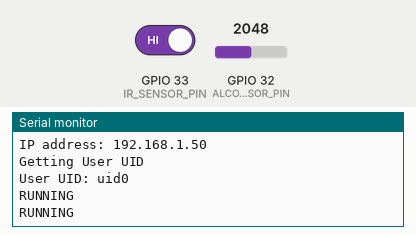
This sketch was run on a simulated ESP32. Parts: the last lines printed to the serial monitor. The test bench sets the inputs (shaded band); at power-on: GPIO 32 (ALCOHOL_SENSOR_PIN) = 2048, GPIO 33 (IR_SENSOR_PIN) HIGH (analog values on the 0–4095 scale). WiFi joins after 1.5 s; servers stay silent unless stated; the local clock reads 2024-03-15 10:24:30 at power-on unless the sketch sets it; random numbers use the default seed unless the sketch sets one.

Above: at 3.7 s.
3.8 s: GPIO 32 (ALCOHOL_SENSOR_PIN) set to 1228
At 7.9 s:
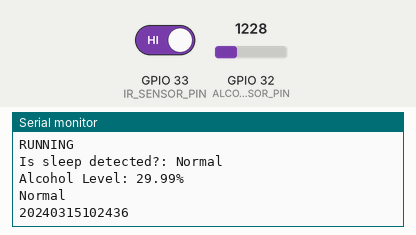
13.3 s: GPIO 33 (IR_SENSOR_PIN) driven LOW
23.1 s: GPIO 32 (ALCOHOL_SENSOR_PIN) set to 2866
At 29.29 s:
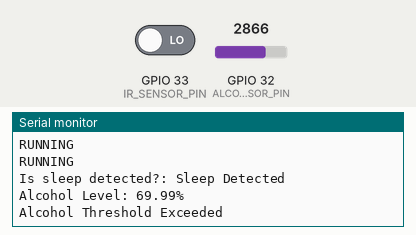

The sketch:

Driver_Monitor.ino
```cpp
#include <WiFi.h>
#include <Wire.h>
#include <Firebase_ESP_Client.h>
#include "time.h"
#include "addons/TokenHelper.h"
#include "addons/RTDBHelper.h"
String dateTime;

#define USER_EMAIL "theravabot@gmail.com"
#define USER_PASSWORD "1122334455"
#define API_KEY "AIzaSyAmhaIhOWWlPYceSdtJScVIIuZP0Rb71hM"
#define DATABASE_URL "https://project-iot-51262-default-rtdb.firebaseio.com/"

FirebaseData fbdo;
FirebaseAuth auth;
FirebaseConfig config;
String uid;
int updates = 1;
int settings = 0;
String duid = "uniib_elect";
String databasePath = duid + "/driver_monitor/";
String parentPath;
FirebaseJson json;

const char* ntpServer = "pool.ntp.org";
const char* Ssid = "DRIVER MONITOR";
const char* Password = "1122334455";

int lunch = 1;
int setting;
unsigned long Ptime = 0;
unsigned long Ctime = 0;
unsigned long runtime = 0;
int data_count;
float alcoholLevel;
int heartRate = 74;
int spo2 = 96;
const float alcoholThreshold = 50.0;
const int sleepThreshold = 300;
#define HR_THRESHOLD 120
#define SPO2_THRESHOLD 90

String alcohol_message, sleep_message, health_message, longi, lati;


const int ALCOHOL_SENSOR_PIN = 32;
const int IR_SENSOR_PIN = 33;

int count;

void setup() {
  Serial.begin(115200);
  analogReadResolution(12);
  //  analogSetAttenuation(ADC_11db);
  pinMode(ALCOHOL_SENSOR_PIN, INPUT);
  pinMode(IR_SENSOR_PIN, INPUT);

  connectToWiFi();
  configTime(3600, 0, ntpServer);

  config.api_key = API_KEY;
  auth.user.email = USER_EMAIL;
  auth.user.password = USER_PASSWORD;
  config.database_url = DATABASE_URL;

  Firebase.reconnectWiFi(true);
  fbdo.setResponseSize(4096);
  config.token_status_callback = tokenStatusCallback;
  config.max_token_generation_retry = 5;

  Firebase.begin(&config, &auth);

  Serial.println("Getting User UID");
  while ((auth.token.uid) == "") {
    Serial.print('.');
    delay(1000);
  }
  uid = auth.token.uid.c_str();
  Serial.print("User UID: ");
  Serial.println(uid);
  health_message = "---";
}

//String getTimestamp() {
//  time_t now = time(nullptr);
//  struct tm* timeinfo = localtime(&now);
//  char timeString[20];
//  strftime(timeString, sizeof(timeString), "%Y%m%d%H%M%S", timeinfo);
//  return String(timeString);
//}

void connectToWiFi() {
  WiFi.mode(WIFI_OFF);
  delay(1000);
  WiFi.mode(WIFI_STA);
  Serial.print("Connecting to ");
  Serial.println(Ssid);
  WiFi.begin(Ssid, Password);
  delay(1000);
  while (WiFi.status() != WL_CONNECTED) {
    delay(500);
    Serial.print(".");
  }
  Serial.println("\nConnected");
  Serial.print("IP address: ");
  Serial.println(WiFi.localIP());
}


String generateRandomKey(int length) {
  String key = "";
  const char charset[] = "ABCDEFGHIJKLMNOPQRSTUVWXYZabcdefghijklmnopqrstuvwxyz0123456789";
  int charsetSize = sizeof(charset) - 1;

  for (int i = 0; i < length; i++) {
    key += charset[random(charsetSize)];
  }

  return key;
}

void getUpdates() {
  databasePath = duid + "/driver_monitor/esp";
  if (Firebase.ready()) {
    if (Firebase.RTDB.getJSON(&fbdo, databasePath)) {
      FirebaseJson json = fbdo.jsonObject();  // Retrieve JSON object
      // Create FirebaseJsonData to hold retrieved data
      FirebaseJsonData jsonData;

      //      String alcohol_message, sleep_message, health_message;

      json.get(jsonData, "longi");
      longi = jsonData.stringValue;

      json.get(jsonData, "lati");
      lati = jsonData.stringValue;
    }
  }
}


void server() {

  getUpdates();
  if (Firebase.ready()) {

    time_t now = time(nullptr);
    struct tm timeinfo;
    gmtime_r(&now, &timeinfo);
    char timeBuffer[30];
    strftime(timeBuffer, sizeof(timeBuffer), "%Y%m%d%H%M%S", &timeinfo);
    String datetimestamp = String(timeBuffer); // Convert to String


    //    String Dates =  generateRandomKey(5);

    Serial.println(datetimestamp);
    databasePath = duid + "/driver_monitor/esp";
    Firebase.RTDB.setInt(&fbdo, databasePath + "/alcoholLevel", alcoholLevel);
    Firebase.RTDB.setInt(&fbdo, databasePath + "/spo2", spo2);
    Firebase.RTDB.setInt(&fbdo, databasePath + "/heartRate", heartRate);
    Firebase.RTDB.setString(&fbdo, databasePath + "/alcohol_message", alcohol_message);
    Firebase.RTDB.setString(&fbdo, databasePath + "/sleep_message", sleep_message);
    Firebase.RTDB.setString(&fbdo, databasePath + "/health_message", health_message);
    Firebase.RTDB.setString(&fbdo, databasePath + "/datetime", datetimestamp);


    databasePath = duid + "/driver_monitor/";
    String logPath = databasePath + "/logs/" + datetimestamp;
    //    Serial.println(logPath);
    Firebase.RTDB.setInt(&fbdo, logPath + "/alcoholLevel", alcoholLevel);
    Firebase.RTDB.setInt(&fbdo, logPath + "/spo2", spo2);
    Firebase.RTDB.setInt(&fbdo, logPath + "/heartRate", heartRate);
    Firebase.RTDB.setString(&fbdo, logPath + "/alcohol_message", alcohol_message);
    Firebase.RTDB.setString(&fbdo, logPath + "/sleep_message", sleep_message);
    Firebase.RTDB.setString(&fbdo, logPath + "/health_message", health_message);
    Firebase.RTDB.setString(&fbdo, logPath + "/datetime", datetimestamp);
    Firebase.RTDB.setString(&fbdo, logPath + "/longi", lati);
    Firebase.RTDB.setString(&fbdo, logPath + "/lati", longi);

    Serial.println("Data Logged Successfully at " + datetimestamp);
  }
}
//
//void getupdates() {
//  if (Firebase.ready()) {
//    if (Firebase.RTDB.getJSON(&fbdo, databasePath)) {
//      FirebaseJson json = fbdo.jsonObject();  // Retrieve JSON object
//      // Create FirebaseJsonData to hold retrieved data
//      FirebaseJsonData jsonData;
//
//
//      json.get(jsonData, "settings");
//      updates = jsonData.intValue;
//    }
//  }
//}
//

void loop() {

  if (!WiFi.isConnected()) {
    connectToWiFi();
  }
  count++;

  if (count >= 5) {
    //    Ptime = currentMillis;
    //    runtime = (currentMillis - Ptime) / 1000;
    getSleepDetection();
    getAlcoholReading();
    spo2 = random(97, 100);
    heartRate = random(64, 84);
    server();
    Serial.println("DATA LOGGED");
    count = 0;
  }
  Serial.println("RUNNING");
  delay(1000);
}

void getAlcoholReading() {
  float alcoholContent = analogRead(ALCOHOL_SENSOR_PIN);
  alcoholLevel = (alcoholContent / 4095.0) * 100.0;
  Serial.printf("Alcohol Level: %.2f%%\n", alcoholLevel);

  if (alcoholLevel > alcoholThreshold) {
    alcohol_message = "Alcohol Threshold Exceeded";
  } else {
    alcohol_message = "Normal";
  }
  Serial.println(alcohol_message);
}

void getSleepDetection() {
  int sensorVal = digitalRead(IR_SENSOR_PIN);
  bool sleepDetected = (sensorVal == LOW);
  Serial.print("Is sleep detected?: ");
  //  Serial.println(sleepDetected ? "yes" : "no");

  if (sleepDetected) {
    sleep_message = "Sleep Detected";
  } else {
    sleep_message = "Normal";
  }
  Serial.println(sleep_message);
}
```

Measured:
- after the input at 3.8 s, the serial monitor: prints a new line after 2.7 s (image 1)
- after the input at 23.1 s, the serial monitor: prints a new line after 6.1 s (image 2)
